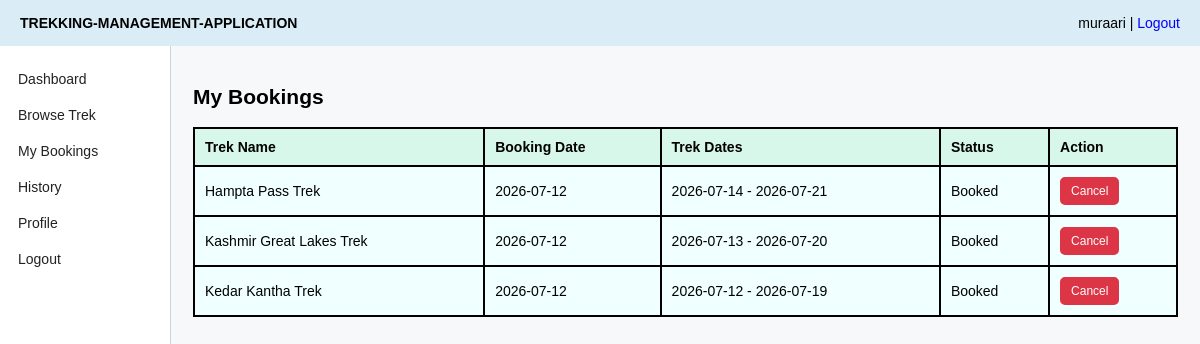
The app's page /bookings (signed in) with its own data.
### application/models.py (models this page shows)
class Trek(db.Model):
    __tablename__ = "treks"
    id = db.Column(db.Integer, primary_key = True)
    name = db.Column(db.String(100), nullable = False)
    location = db.Column(db.String(100), nullable = False)
    difficulty = db.Column(db.String(50), nullable = False)
    duration = db.Column(db.Integer, nullable = False)
    available_slots = db.Column(db.Integer, nullable = False)
    assigned_staff_id = db.Column(db.Integer, db.ForeignKey("users.id"))
    status = db.Column(db.String(30), default="open")
    start_date = db.Column(db.String(20))
    end_date = db.Column(db.String(20))
    description = db.Column(db.Text)
    image = db.Column(db.String(200))
    bookings = db.relationship('Booking', backref = 'Trek', lazy = True)

class Booking(db.Model):
    __name__ = "bookings"
    id = db.Column(db.Integer, primary_key = True)
    user_id = db.Column(db.Integer, db.ForeignKey("users.id"), nullable = False)
    trek_id = db.Column(db.Integer, db.ForeignKey("treks.id"), nullable=False)
    booking_date = db.Column(db.String(20), nullable = False)
    status = db.Column(db.String(50), default = "Booked")
    payment_status = db.Column(db.String(30), default = "Paid")

### application/controllers.py (the view)
@app.route("/bookings")
def my_bookings():
    if session.get("role") != "user":
        return redirect("/login")
    bookings = Booking.query.filter_by(user_id=session.get("user_id")).order_by(Booking.id.desc()).all()
    booking_rows = []
    for booking in bookings:
        trek = Trek.query.get(booking.trek_id)
        booking_rows.append({
            "id": booking.id,
            "trek_name": trek.name,
            "booking_date": booking.booking_date,
            "start_date": trek.start_date,
            "end_date": trek.end_date,
            "status": booking.status,
        })
    return render_template("my_bookings.html", bookings=booking_rows)

### templates/my_bookings.html
{% extends "base.html" %}
{% block content %}
<h2>My Bookings</h2>
<table>
    <tr><th>Trek Name</th><th>Booking Date</th><th>Trek Dates</th><th>Status</th><th>Action</th></tr>
    {% for b in bookings %}
    <tr>
        <td>{{ b.trek_name }}</td><td>{{ b.booking_date }}</td><td>{{ b.start_date }} - {{ b.end_date }}</td><td>{{ b.status }}</td>
        <td>
            {% if b.status == 'Booked' %}
            <a class="btn btn-small btn-red" href="{{ url_for('cancel_booking', booking_id=b.id) }}">Cancel</a>
            {% else %}
            -
            {% endif %}
        </td>
    </tr>
    {% endfor %}
</table>
{% endblock %}

### static/style.css (style rules this page uses)
a { color: blue; text-decoration:solid; }
button, .btn { display:inline-block; border: solid blue; background: blue; color: white; border-radius: 5px; cursor: pointer; font-size: 15px; }
table { width: 100%; border-collapse: collapse; background: azure; }
th, td { border: 2px solid; padding: 10px; text-align: left; }
th { background-color:rgb(216, 247, 235) ; }
.btn-small { padding: 4px 8px; font-size: 12px; }
.btn-red { background: #dc3545; border-color: #dc3545; }
body { font-family: Arial, sans-serif; background: #f7f8fa; margin: 0; font-size: 14px; }

### records on screen
Trek: trek_name "Hampta Pass Trek", start_date "2026-07-14", end_date "2026-07-21"
Booking: booking_date "2026-07-12", status "Booked"
Trek: trek_name "Kashmir Great Lakes Trek", start_date "2026-07-13", end_date "2026-07-20"
Booking: booking_date "2026-07-12", status "Booked"
Trek: trek_name "Kedar Kantha Trek", start_date "2026-07-12", end_date "2026-07-19"
Booking: booking_date "2026-07-12", status "Booked"

### other values on screen
{{ session.get('name') }} "muraari"
